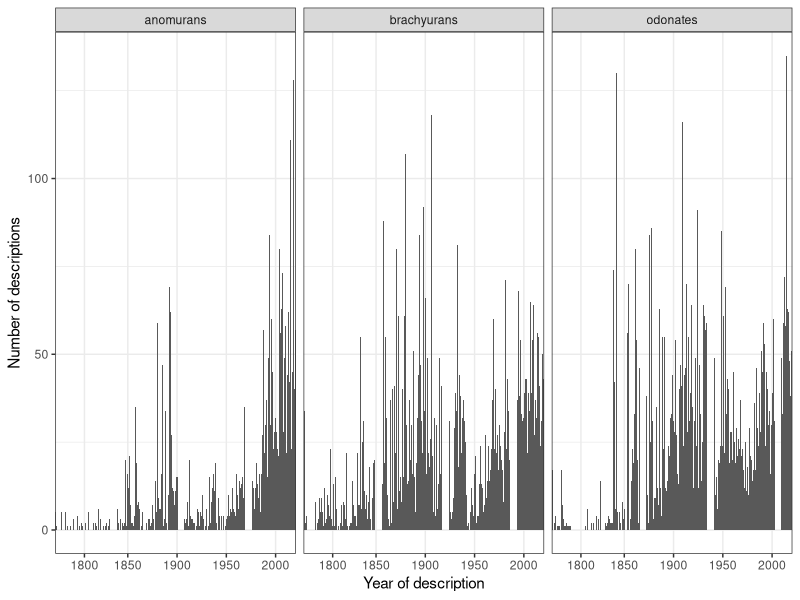

The R script that drew this image:
###############################################################################
#### Figures showing the taxonomic descriptions through time across taxa
#### Coding and data processing: Aurore Maureaud
#### May 2021
################################################################################

rm(list = ls())

# set date
date <- '6MAY2021'

# libraries
library(ggplot2)
library(tidyverse)
library(readxl)


### 1. Load data
# Dragonflies
odonata <- read_excel("data/Odonata.xlsx")
unique(odonata$accid) #check accid, should be 0
unique(odonata$taxonRank) # check rank, should be species/subspecies or alike
unique(odonata$status) # check status, should be accepted

# Crabs
anomura <- read_excel("data/Anomura.xlsx")
unique(anomura$accid) 
unique(anomura$taxonRank)
unique(anomura$status)
brachyura <- read_excel("data/Brachyura.xlsx")
unique(brachyura$accid)
unique(brachyura$taxonRank)
unique(brachyura$status)


### 2. Merge taxonomies
identical(names(odonata),names(brachyura))
taxonomies <- rbind(odonata, brachyura)
identical(names(taxonomies),names(anomura))
taxonomies <- rbind(taxonomies, anomura)

unique(taxonomies$group)


### 3. Extract authorship year
taxonomies <- taxonomies %>% 
  mutate(year = str_extract(authorship, "[0-9]+"),
         year = as.numeric(year))
sort(unique(taxonomies$year)) # problem with years for 5 odonate spp


### 4. Count number of description / year / group
descriptions <- taxonomies %>% 
  group_by(group, year) %>% 
  summarize(nbr_description = length(canonical))

### 4. Make figure
ggplot() + geom_bar(data = descriptions, aes(y = nbr_description, x = as.factor(year)),
                    stat = "identity") +
  facet_wrap( ~ group, nrow=1) +
  xlab("Year of description") + ylab("Number of descriptions") +
  scale_x_discrete(breaks = c(1750,1800,1850,1900,1950,2000), 
                   labels = c(1750,1800,1850,1900,1950,2000)) +
  theme_bw()






